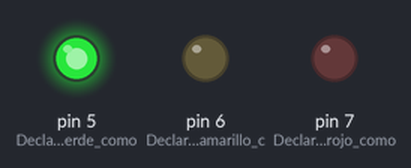
The sketch below on a simulated Arduino Uno, built with avr-gcc and run on an emulated ATmega328P. Shown: output pins drawn as LEDs (lit = HIGH).

Above: at 1.5 s.
At 3.5 s:
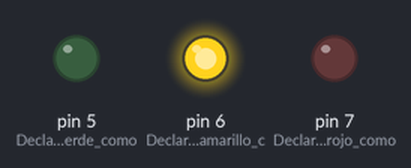
At 5.5 s:
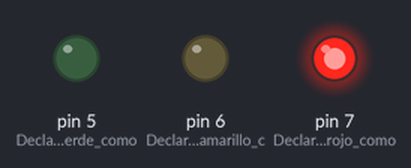
Timing chart, 0 to 9.1 s (numbered marks = the images above):
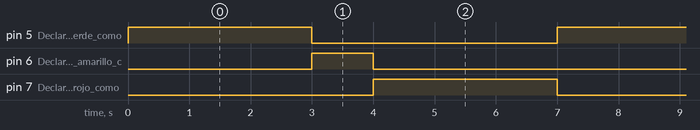

Measured:
- by itself, pin 5 (Declara_el_pin_verde_como), pin 7 (Declara_el_pin_rojo_como): alternates HIGH for 3.0 s and LOW for 4.0 s
- by itself, pin 6 (Declara_el_pin_amarillo_c): alternates HIGH for 1.0 s and LOW for 6.0 s
- by itself, everything shown: repeats every 7.0 s, in 4 steps

The sketch:

Semaforo_basico.ino
```cpp
void setup() {
  pinMode(5,OUTPUT); //Declara el pin verde como un pin que da información
  pinMode(6,OUTPUT); //Declara el pin amarillo como un pin que da información
  pinMode(7,OUTPUT); //Declara el pin rojo como un pin que da información
}

void loop() {
  digitalWrite(5,HIGH); //Enciende el pin verde
  delay(3000); //Espera 3 segundos
  digitalWrite(5,LOW); //Apaga el pin verde
  digitalWrite(6,HIGH); //Enciende el pin amarillo
  delay(1000); //Espera 1 segundos
  digitalWrite(6,LOW); //Apaga el pin amarillo
  digitalWrite(7,HIGH); //Enciende el pin rojo
  delay(3000); //Espera 3 segundos
  digitalWrite(7,LOW); //Apaga el pin rojo
}
```
